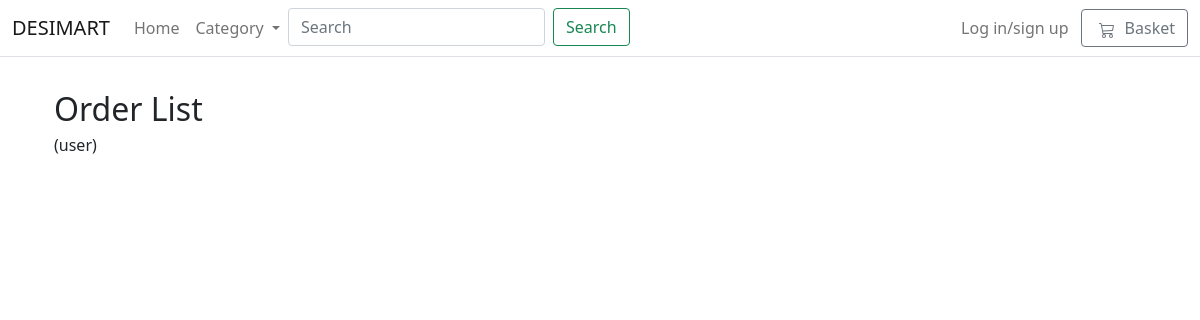
The app's page /orders/, older data.
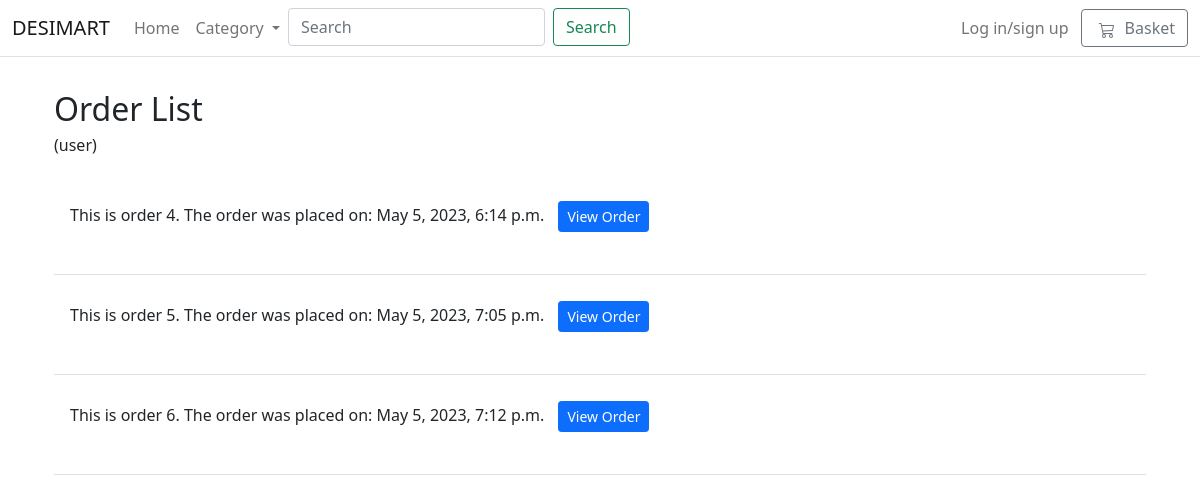
The same page, newer data.
### desi_mart/models.py (models this page shows, shortened)
class Order(models.Model):
    customer = models.ForeignKey('desi_mart.Customer', on_delete=models.CASCADE)
    created_date = models.DateTimeField(auto_now_add=True)

### desi_mart/views/general.py (the view)
# urls.py: path('orders/', views.general.order_list, name='orders'),
def order_list(request):
    orders = Order.objects.all()
    return render(request, 'desi_mart/orders_list.html', {'orders' : orders})

### desi_mart/views/general.py (called while the page is built)
def categories(request):
    return {
        'categories': Category.objects.all()
    }

### desi_mart/templates/desi_mart/orders_list.html (shortened to what this page needs)
  {% extends './base.html' %}
  {% block content %}
  <div class="container" style="background-color:white; margin-top:3%">
     <h1 class="mb-0 h2">Order List</h1>
                <p> (user)</p>
    {% for order in orders %}
    <div class="col border-bottom">
                        <div class="row p-3">
                              <p>
                                This is order {{order.id }}. The order was placed on: {{ order.created_date }}   <button type="button" onclick="location.href='{% url 'desi_mart:order_detail' id=order.id %}' " class="btn btn-primary btn-sm" style="margin:10px">View Order</button>
                              </p>
                        </div>
                    </div>
    {% endfor %}
  </div>
    {% endblock %}

### desi_mart/templates/desi_mart/base.html (shortened to what this page needs)
<!DOCTYPE html>
{% load static %}
<html>
<head>
    <link href="https://cdn.jsdelivr.net/npm/bootstrap@5.0.0-beta1/dist/css/bootstrap.min.css" rel="stylesheet">
</head>
<body style="background-image: url('https://previews.123rf.com/images/kasia2003/kasia20032110/kasia2003211000534/175971986-legumes-lentils-chickpea-beans-assortment-tasty-appetizing-ingredients-spices-grocery-for.jpg'); background-repeat: no-repeat; background-size: cover;">
    <header>
        <nav class="navbar navbar-expand-md navbar-light bg-white border-bottom">
            <div class="container-fluid">
                <a class="navbar-brand" href="/">DESIMART</a>
                <div class="collapse navbar-collapse" id="navbarCollapse">
                    <ul class="navbar-nav me-auto mb-2 mb-md-0">
                        <li class="nav-item active">
                            <a class="nav-link" aria-current="page" href="/">Home</a>
                        </li>
                        <li class="nav-item dropdown">
                            <a class="nav-link dropdown-toggle" href="#" id="navbarDropdown" role="button"
                                data-bs-toggle="dropdown" aria-expanded="false">
                                Category
                            </a>
                        </li>
                        <li>
                             <form class="d-flex" " action="{% url 'desi_mart:search_products' %}" method="get">
                        <input class="form-control me-2" name="query" type="search" placeholder="Search" aria-label="Search">
                        <button class="btn btn-outline-success" type="submit">Search</button>
                     </form>
                        </li>
                    </ul>
                <ul class="navbar-nav me-auto mb-4 mb-md-0" style="margin-left:30%;">
                    {% if user.is_authenticated %}
                    <li class="nav-item active">
                            <a class="nav-link" aria-current="page" href="{% url 'desi_mart:myorders' user.id %}">View orders</a>
                        </li>
                    <li class="nav-item active">
                            <a class="nav-link" aria-current="page" href="{% url 'desi_mart:logout' %}">Log Out</a>
                        </li>
                        {% else %}
                        <li class="nav-item active">
                            <a class="nav-link" aria-current="page" href="{% url 'desi_mart:login' %}">Log in/sign up</a>
                        </li>
                    {% endif %}
                </ul>
                    <a type="button" role="button" href="{% url 'desi_mart:basket_detail' %}"
                        class="btn btn-outline-secondary">
                        Basket
                    </a>
                </div>
            </div>
        </nav>
    </header>
    <div class="container">
            <div id="content">{% block content %} {% endblock %}</div>
    </div>
</body>
</html>

Row changes from the older to the newer data that the page shows:
added Order: id "4", created_date "May 5, 2023, 6:14 p.m."
added Order: id "5", created_date "May 5, 2023, 7:05 p.m."
added Order: id "6", created_date "May 5, 2023, 7:12 p.m."
